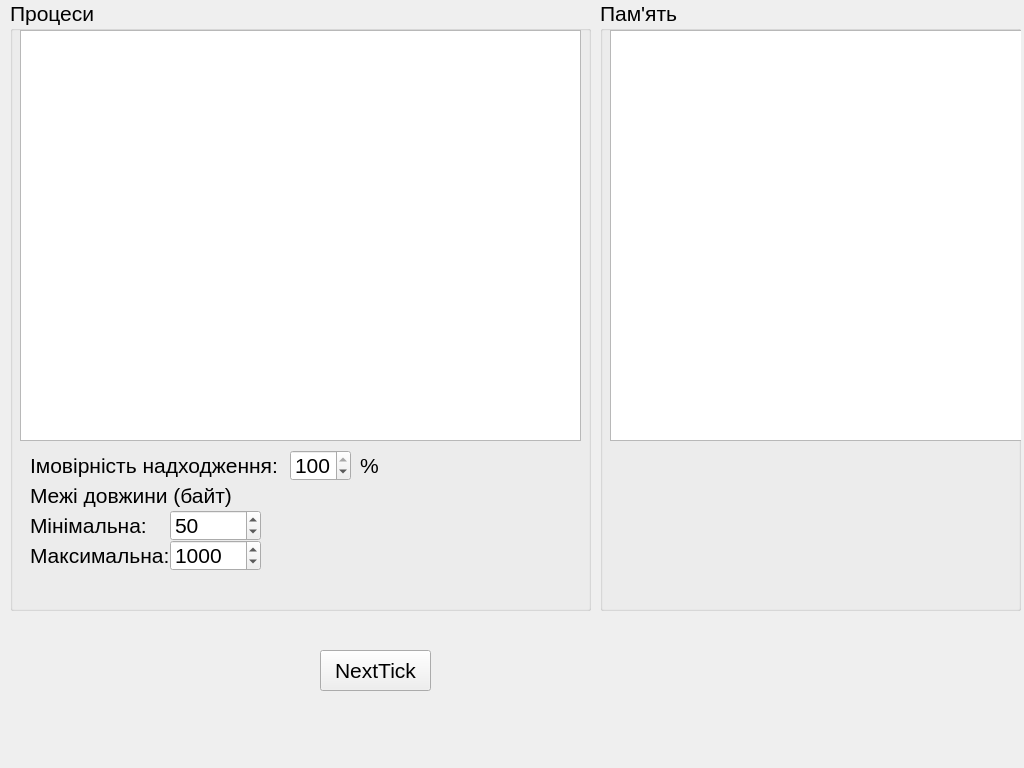
<?xml version="1.0" encoding="UTF-8"?>
<ui version="4.0">
 <class>MainWindow</class>
 <widget class="QMainWindow" name="MainWindow">
  <property name="geometry">
   <rect>
    <x>0</x>
    <y>0</y>
    <width>1024</width>
    <height>768</height>
   </rect>
  </property>
  <property name="windowTitle">
   <string>MainWindow</string>
  </property>
  <widget class="QWidget" name="centralWidget">
   <widget class="QGroupBox" name="processes">
    <property name="geometry">
     <rect>
      <x>10</x>
      <y>0</y>
      <width>581</width>
      <height>611</height>
     </rect>
    </property>
    <property name="font">
     <font>
      <pointsize>16</pointsize>
     </font>
    </property>
    <property name="title">
     <string>Процеси</string>
    </property>
    <widget class="QTextBrowser" name="processesView">
     <property name="geometry">
      <rect>
       <x>10</x>
       <y>30</y>
       <width>561</width>
       <height>411</height>
      </rect>
     </property>
     <property name="font">
      <font>
       <pointsize>8</pointsize>
      </font>
     </property>
     <property name="lineWrapMode">
      <enum>QTextEdit::NoWrap</enum>
     </property>
    </widget>
    <widget class="QSpinBox" name="possibilityOfIncome">
     <property name="geometry">
      <rect>
       <x>280</x>
       <y>450</y>
       <width>61</width>
       <height>31</height>
      </rect>
     </property>
     <property name="maximum">
      <number>100</number>
     </property>
     <property name="value">
      <number>100</number>
     </property>
    </widget>
    <widget class="QLabel" name="label">
     <property name="geometry">
      <rect>
       <x>20</x>
       <y>450</y>
       <width>251</width>
       <height>31</height>
      </rect>
     </property>
     <property name="text">
      <string>Імовірність надходження:</string>
     </property>
    </widget>
    <widget class="QLabel" name="label_2">
     <property name="geometry">
      <rect>
       <x>350</x>
       <y>450</y>
       <width>21</width>
       <height>31</height>
      </rect>
     </property>
     <property name="text">
      <string>%</string>
     </property>
    </widget>
    <widget class="QLabel" name="label_3">
     <property name="geometry">
      <rect>
       <x>20</x>
       <y>480</y>
       <width>211</width>
       <height>31</height>
      </rect>
     </property>
     <property name="text">
      <string>Межі довжини (байт)</string>
     </property>
    </widget>
    <widget class="QLabel" name="label_4">
     <property name="geometry">
      <rect>
       <x>20</x>
       <y>510</y>
       <width>121</width>
       <height>31</height>
      </rect>
     </property>
     <property name="text">
      <string>Мінімальна:</string>
     </property>
    </widget>
    <widget class="QSpinBox" name="minimumTaskLength">
     <property name="geometry">
      <rect>
       <x>160</x>
       <y>510</y>
       <width>91</width>
       <height>31</height>
      </rect>
     </property>
     <property name="maximum">
      <number>100000</number>
     </property>
     <property name="value">
      <number>50</number>
     </property>
    </widget>
    <widget class="QLabel" name="label_5">
     <property name="geometry">
      <rect>
       <x>20</x>
       <y>540</y>
       <width>141</width>
       <height>31</height>
      </rect>
     </property>
     <property name="text">
      <string>Максимальна:</string>
     </property>
    </widget>
    <widget class="QSpinBox" name="maximumTaskLength">
     <property name="geometry">
      <rect>
       <x>160</x>
       <y>540</y>
       <width>91</width>
       <height>31</height>
      </rect>
     </property>
     <property name="maximum">
      <number>100000</number>
     </property>
     <property name="value">
      <number>1000</number>
     </property>
    </widget>
   </widget>
   <widget class="QGroupBox" name="groupBox">
    <property name="geometry">
     <rect>
      <x>600</x>
      <y>0</y>
      <width>421</width>
      <height>611</height>
     </rect>
    </property>
    <property name="font">
     <font>
      <pointsize>16</pointsize>
     </font>
    </property>
    <property name="title">
     <string>Пам'ять</string>
    </property>
    <widget class="QTextBrowser" name="memoryView">
     <property name="geometry">
      <rect>
       <x>10</x>
       <y>30</y>
       <width>481</width>
       <height>411</height>
      </rect>
     </property>
     <property name="font">
      <font>
       <pointsize>12</pointsize>
      </font>
     </property>
     <property name="lineWrapMode">
      <enum>QTextEdit::NoWrap</enum>
     </property>
    </widget>
   </widget>
   <widget class="QPushButton" name="nextTick">
    <property name="geometry">
     <rect>
      <x>320</x>
      <y>650</y>
      <width>111</width>
      <height>41</height>
     </rect>
    </property>
    <property name="font">
     <font>
      <pointsize>16</pointsize>
     </font>
    </property>
    <property name="text">
     <string>NextTick</string>
    </property>
   </widget>
  </widget>
 </widget>
 <layoutdefault spacing="6" margin="11"/>
 <resources/>
 <connections/>
</ui>
